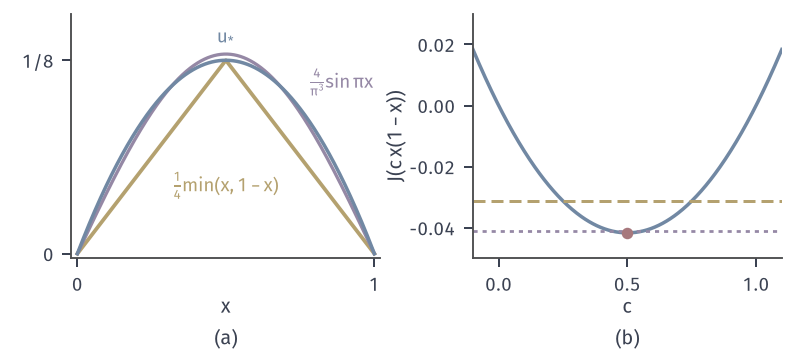

Source code (Python):
from pathlib import Path
import sys
HERE = Path(__file__).resolve().parent
sys.path.insert(0, str(HERE.parent/"ellip-common"))
from ellip_fig import *
# energy J(v)=1/2 int v'^2-int v, Dirichlet f=1.
tent = lambda s: s*np.minimum(X, 1-X)
fig, axes = figure(width_mm=112, height_mm=50, ncols=2)
panel(fig, left=.09, wspace=.3, bottom=.27)
ax = axes[0]
c1 = 4/np.pi**3
ax.plot(X, tent(.25), color=YELLOW, lw=1.5); ax.plot(X, c1*np.sin(np.pi*X), color=PURPLE, lw=1.3); ax.plot(X, X*(1-X)/2, color=BLUE, lw=1.4)
lab(ax, .5, .04, r'$\frac{1}{4}\min(x,1-x)$', YELLOW, ha='center', fontsize=7.5); lab(ax, .78, .107, r'$\frac{4}{\pi^3}\sin\pi x$', PURPLE); lab(ax, .5, .134, r'$u_{*}$', BLUE, ha='center', va='bottom')
ax.set_xlim(-.02, 1.02); ax.set_ylim(-.003, .155); ax.set_xticks([0, 1]); ax.set_yticks([0, .125]); ax.set_yticklabels(['0', '1/8']); hat01(ax)
ax = axes[1]
c = np.linspace(-.1, 1.1, 400)
J = c**2/6-c/6
ax.plot(c, J, color=BLUE, lw=1.4); dot(ax, .5, -1/24)
ax.axhline(-1/32, color=YELLOW, lw=1.2, ls=DASH); ax.axhline(-4/np.pi**4, color=PURPLE, lw=1.1, ls=DOT)
ax.set_xlim(-.1, 1.1); ax.set_ylim(-.05, .03); ax.set_xticks([0, .5, 1]); ax.set_yticks([-.04, -.02, 0, .02]); hat01(ax, '$c$', r'$J(c\,x(1-x))$')
tags(fig, axes)
xx = np.linspace(0, 1, 200001)
def J_of(v):
    dv = np.gradient(v, xx); return float(.5*np.trapezoid(dv**2, xx)-np.trapezoid(v, xx))
vals = {'exact': J_of(xx*(1-xx)/2), 'tent': J_of(.25*np.minimum(xx, 1-xx)), 'sin': J_of(c1*np.sin(np.pi*xx))}
print(vals, -1/24, -1/32, -4/np.pi**4)
save(fig, HERE, 'figure', vals)
